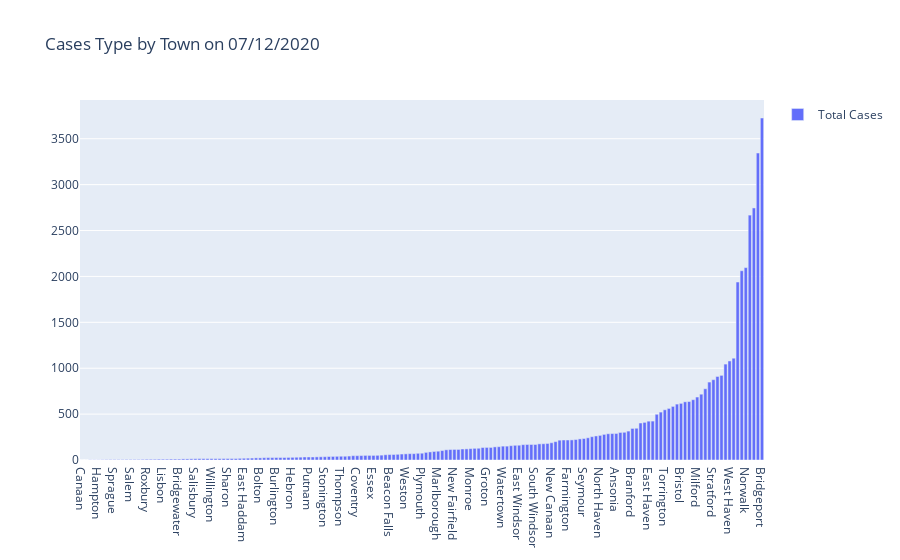

The cell this chart's notebook holds for it:
### Code cell
date = '07/12/2020'
day = ctcovid[ctcovid['last_update_date'] == date].reset_index(drop=True).sort_values(by=['total_cases'])
towns = day['town']
fig = go.Figure()
fig.add_trace(go.Bar(x=towns, y=day['total_cases'],
             name='Total Cases'))
# fig.add_trace(go.Bar(x=towns, y=day['confirmed_cases'],
#              name='Confirmed Cases'))
# fig.add_trace(go.Bar(x=towns, y=day['probable_cases'],
#              name='Probable Cases'))
# fig.add_trace(go.Bar(x=towns, y=day['case_rate'],
#              name='Case Rate'))
fig.update_layout(title='Cases Type by Town on ' + date, showlegend=True)
fig.show()

### Figure 1 — Plotly figure (JSON) as saved in the notebook; plotly's stock layout.template omitted (floating-point values rounded to 4 significant figures; data arrays with more than 128 entries replaced by an {"elided": "..."} marker saying what was removed)
{"data": [{"name": "Total Cases", "type": "bar", "x": {"elided": "169 str values"}, "y": {"elided": "169 int values"}}], "layout": {"showlegend": true, "title": {"text": "Cases Type by Town on 07/12/2020"}}}
